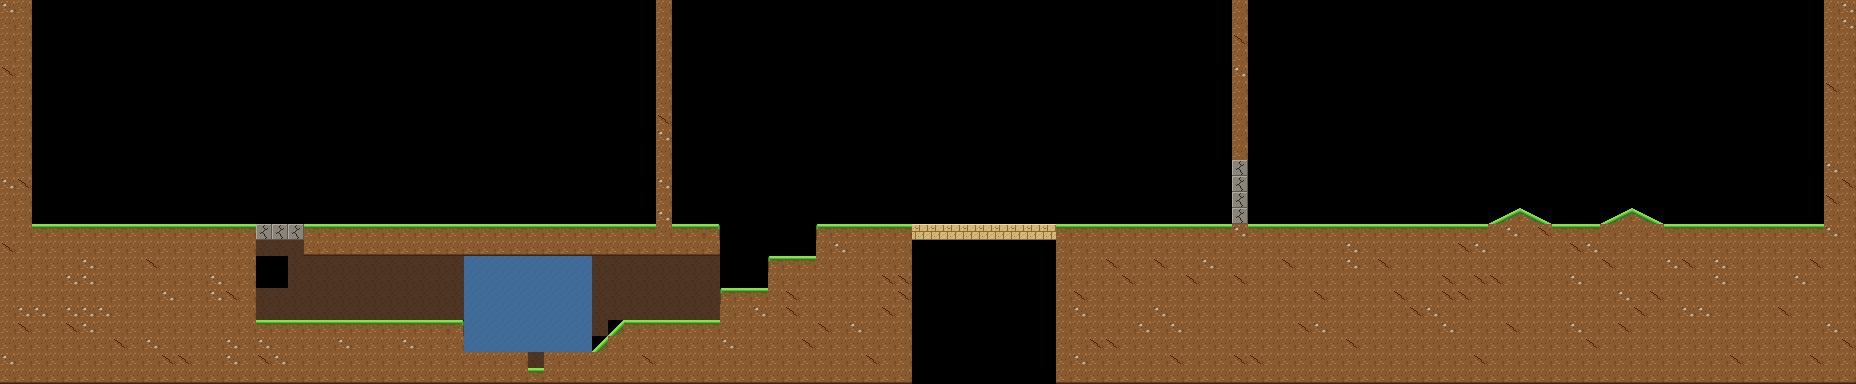

Tiled map render using the project's own tile images. Description and the map definition, with tile-layer contents summarised, below:
An orthogonal 116x24 tile map with 16x16 px tiles, 2 tile layers (back, ground), 2 tilesets and 51 objects (23x gem, 4x transformer, spawn, checkpoint, walker, ...).

<map version="1.10" orientation="orthogonal" renderorder="right-down" width="116" height="24" tilewidth="16" tileheight="16" infinite="0" nextlayerid="3" nextobjectid="52">
 <properties>
  <property name="title" value="Bumpy Cracks" />
  <property name="music" value="forest" />
  <property name="par" type="int" value="40" />
 </properties>
 <tileset firstgid="1" source="../gen/forest.tsx" />
 <tileset firstgid="101" source="../gen/deco.tsx" />
 <layer id="9" name="back" width="116" height="24">
  <data>[2784 cells, 133 non-empty, 1 distinct tile ids]</data>
 </layer>
 <layer id="1" name="ground" width="116" height="24">
  <data>[2784 cells, 1064 non-empty, 16 distinct tile ids]</data>
 </layer>
 <objectgroup id="2" name="objects">
  <object id="1" name="spawn" type="spawn" x="72" y="224">
   <point />
  </object>
  <object id="2" name="gem" type="gem" x="272" y="160" width="16" height="16" />
  <object id="3" name="gem" type="gem" x="1520" y="160" width="16" height="16" />
  <object id="4" name="gem" type="gem" x="1632" y="160" width="16" height="16" />
  <object id="5" name="gem" type="gem" x="112" y="176" width="16" height="16" />
  <object id="6" name="gem" type="gem" x="208" y="176" width="16" height="16" />
  <object id="7" name="gem" type="gem" x="256" y="176" width="16" height="16" />
  <object id="8" name="gem" type="gem" x="288" y="176" width="16" height="16" />
  <object id="9" name="gem" type="gem" x="384" y="176" width="16" height="16" />
  <object id="10" name="gem" type="gem" x="560" y="176" width="16" height="16" />
  <object id="11" name="gem" type="gem" x="1440" y="176" width="16" height="16" />
  <object id="12" name="gem" type="gem" x="864" y="192" width="16" height="16" />
  <object id="13" name="gem" type="gem" x="944" y="192" width="16" height="16" />
  <object id="14" name="gem" type="gem" x="992" y="192" width="16" height="16" />
  <object id="15" name="gem" type="gem" x="1184" y="192" width="16" height="16" />
  <object id="16" name="gem" type="gem" x="1280" y="192" width="16" height="16" />
  <object id="17" name="gem" type="gem" x="1360" y="192" width="16" height="16" />
  <object id="18" name="gem" type="gem" x="1696" y="192" width="16" height="16" />
  <object id="19" name="transformer" type="transformer" x="136" y="192" width="32" height="32">
   <properties>
    <property name="form" value="stone" />
   </properties>
  </object>
  <object id="20" name="checkpoint" type="checkpoint" x="1080" y="192" width="32" height="32" />
  <object id="21" name="transformer" type="transformer" x="1128" y="192" width="32" height="32">
   <properties>
    <property name="form" value="stone" />
   </properties>
  </object>
  <object id="22" name="transformer" type="transformer" x="1304" y="192" width="32" height="32">
   <properties>
    <property name="form" value="normal" />
   </properties>
  </object>
  <object id="23" name="walker" type="walker" x="1424" y="208" width="16" height="16" />
  <object id="24" name="exit" type="exit" x="1752" y="192" width="32" height="32" />
  <object id="25" name="gem" type="gem" x="784" y="224" width="16" height="16" />
  <object id="26" name="gem" type="gem" x="736" y="256" width="16" height="16" />
  <object id="27" name="gem" type="gem" x="672" y="288" width="16" height="16" />
  <object id="28" name="gem" type="gem" x="336" y="304" width="16" height="16" />
  <object id="29" name="gem" type="gem" x="384" y="304" width="16" height="16" />
  <object id="30" name="gem" type="gem" x="432" y="304" width="16" height="16" />
  <object id="31" name="transformer" type="transformer" x="632" y="288" width="32" height="32">
   <properties>
    <property name="form" value="normal" />
   </properties>
  </object>
  <object id="32" name="egg" type="egg" x="528" y="352" width="16" height="16" />
  <object id="33" gid="107" x="80" y="224" width="16" height="16" />
  <object id="34" gid="108" x="96" y="224" width="16" height="16" />
  <object id="35" gid="101" x="256" y="320" width="16" height="16" />
  <object id="36" gid="102" x="336" y="224" width="16" height="16" />
  <object id="37" gid="103" x="416" y="224" width="16" height="16" />
  <object id="38" gid="101" x="512" y="224" width="16" height="16" />
  <object id="39" gid="102" x="608" y="224" width="16" height="16" />
  <object id="40" gid="101" x="688" y="224" width="16" height="16" />
  <object id="41" gid="101" x="736" y="288" width="16" height="16" />
  <object id="42" gid="103" x="864" y="224" width="16" height="16" />
  <object id="43" gid="107" x="1152" y="224" width="16" height="16" />
  <object id="44" gid="108" x="1168" y="224" width="16" height="16" />
  <object id="45" gid="101" x="1264" y="224" width="16" height="16" />
  <object id="46" gid="105" x="1328" y="224" width="16" height="16" />
  <object id="47" gid="107" x="1392" y="224" width="16" height="16" />
  <object id="48" gid="108" x="1408" y="224" width="16" height="16" />
  <object id="49" gid="102" x="1456" y="224" width="16" height="16" />
  <object id="50" gid="101" x="1552" y="224" width="16" height="16" />
  <object id="51" gid="101" x="1664" y="224" width="16" height="16" />
 </objectgroup>
</map>
